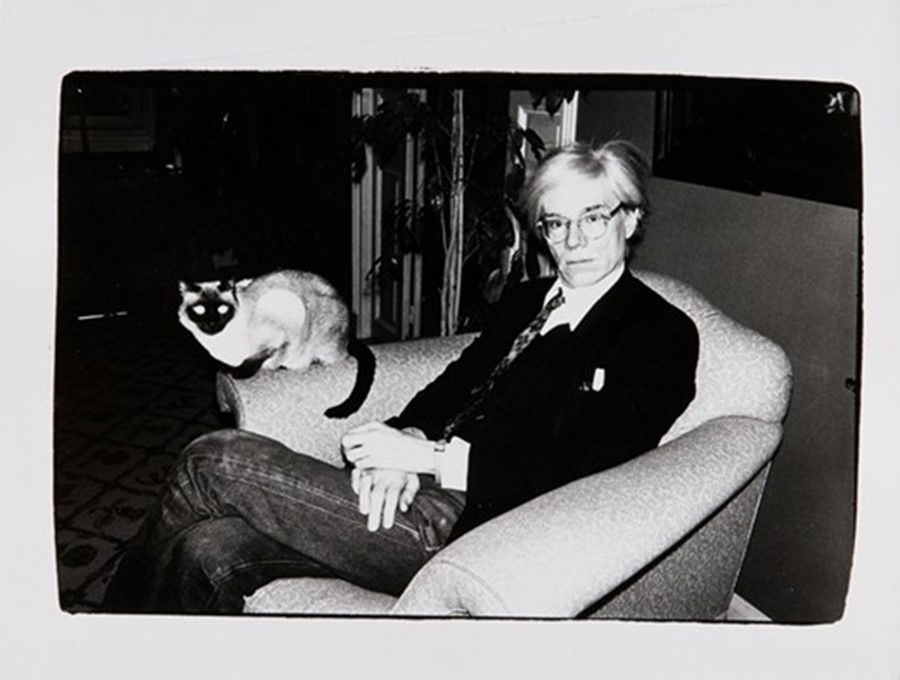
#> input picture python/playground/manipulating_images/277456.jpg, 900 x 680 px
$ python image_man.py
#> lines starting #> are read from the running program, lines starting #| are printed output that depends on the picture
from PIL import Image,ImageEnhance,ImageMath

im = Image.open("277456.jpg")
#> im is the input picture: PIL image 900x680 RGB; mean R, G, B 111.1, 110, 109.4
im.rotate(45).show()
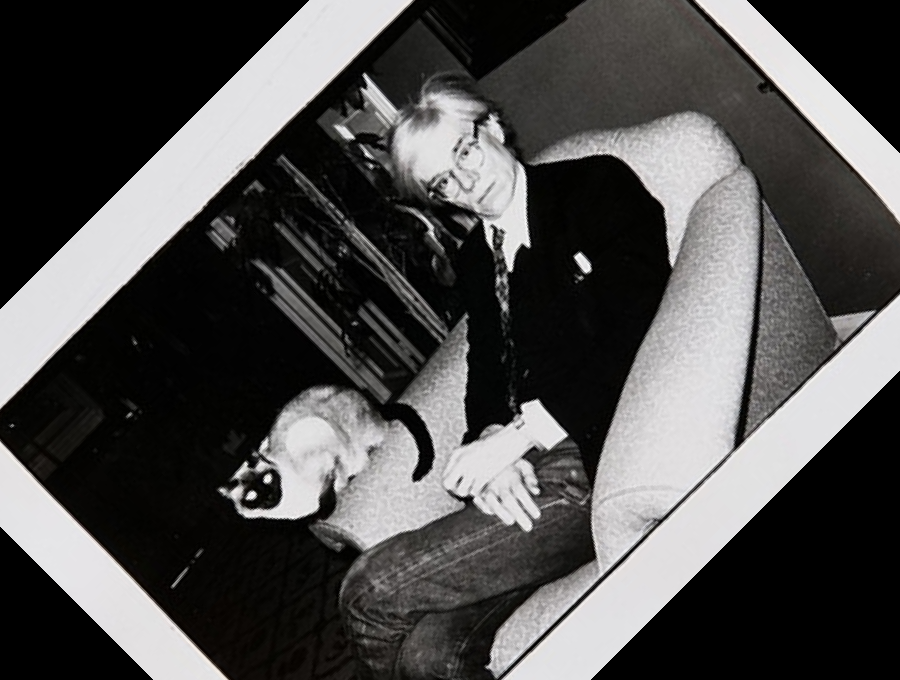
#> shown: PIL image 900x680 RGB; mean R, G, B 79.5, 78.6, 78.1

# [32 lines of commented-out code are left out]
